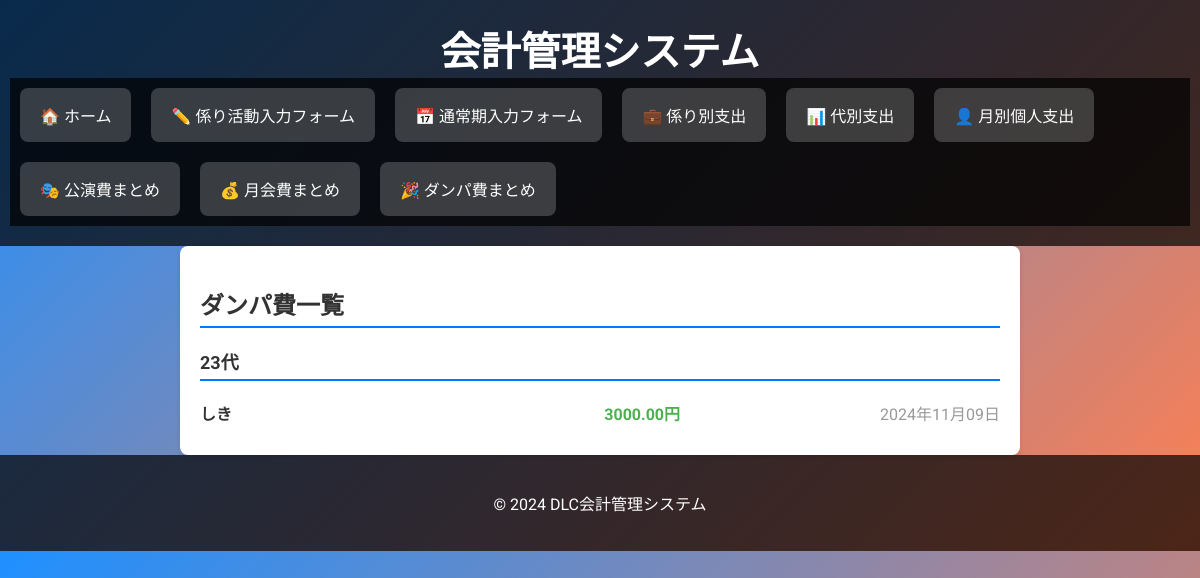
The page /accounting/view_dance_party/ on the database as committed earlier.
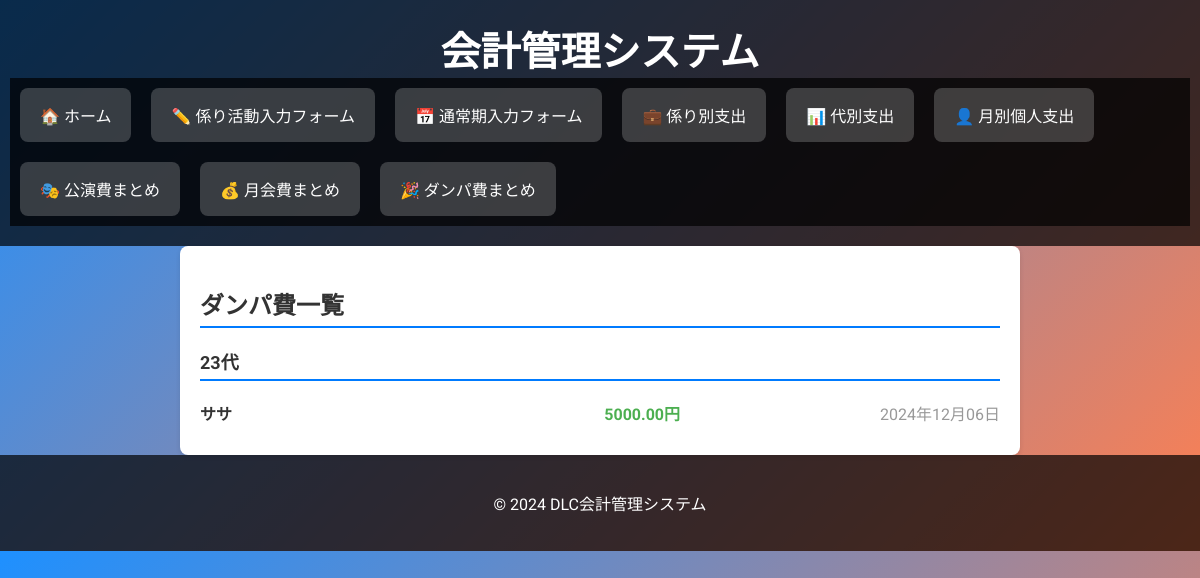
The same page on the database as committed later.
### accounting/models.py (models this page shows, shortened)
class ExpenseCategory(models.Model):
    CATEGORY_CHOICES = (
        ('公演費', '公演費'),
        ('月会費', '月会費'),
        ('ダンパ費', 'ダンパ費'),
    )
    age = models.IntegerField()
    name = models.CharField(max_length=100)
    amount = models.DecimalField(max_digits=10, decimal_places=2)
    category_name = models.CharField(max_length=10, choices=CATEGORY_CHOICES)
    date = models.DateField()

### accounting/views.py (the view)
# urls.py: path('view_dance_party/', views.view_dance_party, name='view_dance_party'),
def view_dance_party(request):
    dance_party_expenses = ExpenseCategory.objects.filter(category_name='ダンパ費').order_by('age', 'name')
    grouped_dance_party_expenses = groupby(dance_party_expenses, key=lambda x: x.age)
    grouped_dance_party_expenses = [(age, list(expenses)) for age, expenses in grouped_dance_party_expenses]
    return render(request, 'accounting/view_dance_party.html', {'grouped_dance_party_expenses': grouped_dance_party_expenses})

### accounting/templates/accounting/view_dance_party.html
{% extends "accounting/base.html" %}
{% block content %}
<div class="page-container">
    <h2 class="page-title">ダンパ費一覧</h2>
    {% for age, expenses in grouped_dance_party_expenses %}
    <div class="expense-group">
        <h3 class="age-title">{{ age }}代</h3>
        <ul class="expense-list">
            {% for expense in expenses %}
            <li class="expense-item">
                <span class="expense-name">{{ expense.name }}</span>
                <span class="expense-amount">{{ expense.amount }}円</span>
                <span class="expense-date">{{ expense.date|date:"Y年m月d日" }}</span>
            </li>
            {% endfor %}
        </ul>
    </div>
    {% endfor %}
</div>
{% endblock %}

Rows that differ between the two databases and show on the page:
removed ExpenseCategory: age "23", name "しき", amount "3000.00", date "2024年11月09日"
added ExpenseCategory: age "23", name "ササ", amount "5000.00", date "2024年12月06日"
